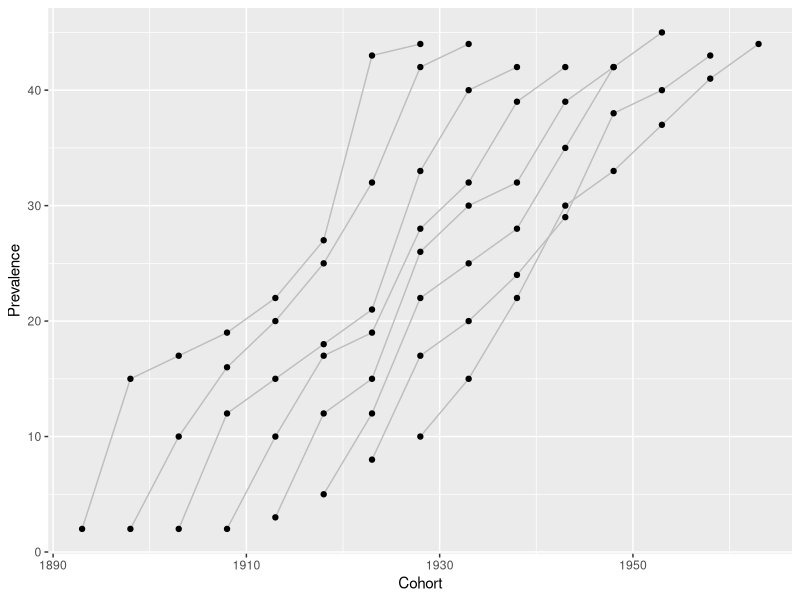

R code for this plot:
## ---- chunk 1
transform_age_vs_prev <- function(df) {
  
  result <- list()
  row_length <- nrow(df)
  col_length <- ncol(df)
  
  # The following is a control sequence for populating a new list 
  
  for (i in seq_len(row_length)) {
    
    for (j in 2:col_length) {
      
      vec <- numeric(4)
      vec[2] <- as.numeric(df[i,1]) # This is the age 
      vec[3] <- as.integer(colnames(df[i,j])) # This is the period
      vec[1] <- vec[3] - vec[2] # This is the cohort 
      vec[4] <- as.numeric(df[i,j]) # This is the prevalence 
      
      result <- list.append(result, vec)
      
    }
    
  }
  
  
  new_df <- do.call(rbind,result)
  new_df <- data.frame(new_df)
  
  colnames(new_df) <- c("Cohort", "Age", "Period", "Prevalence")
  
  return(new_df)
  
}
## ---- chunk 2

library(readr)
library(rlist)
df <- read_csv("data_assignment1.csv")
head(df)

## ---- chunk 3

new_df <- transform_age_vs_prev(df)
head(new_df)

## ---- chunk 4
library(ggplot2)
library(ggrepel)
ggplot(new_df, aes(x = Cohort, y = Prevalence,
                 group = Age)) + 
    geom_line(col = 'gray') + 
    geom_point()
